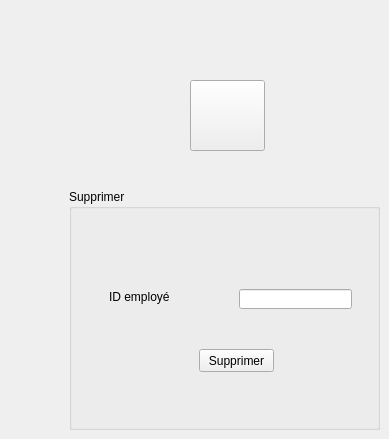
      <widget class="QWidget" name="supprimer">
       <widget class="QGroupBox" name="groupBox_4">
        <property name="geometry">
         <rect>
          <x>69</x>
          <y>189</y>
          <width>311</width>
          <height>241</height>
         </rect>
        </property>
        <property name="title">
         <string>Supprimer</string>
        </property>
        <widget class="QPushButton" name="pushButton_6">
         <property name="geometry">
          <rect>
           <x>130</x>
           <y>160</y>
           <width>75</width>
           <height>23</height>
          </rect>
         </property>
         <property name="text">
          <string>Supprimer</string>
         </property>
        </widget>
        <widget class="QLabel" name="label_13">
         <property name="geometry">
          <rect>
           <x>40</x>
           <y>100</y>
           <width>71</width>
           <height>16</height>
          </rect>
         </property>
         <property name="text">
          <string>ID employé</string>
         </property>
        </widget>
        <widget class="QLineEdit" name="lineEdit_idsupp_2">
         <property name="geometry">
          <rect>
           <x>170</x>
           <y>100</y>
           <width>113</width>
           <height>20</height>
          </rect>
         </property>
        </widget>
       </widget>
       <widget class="QPushButton" name="pushButton_25">
        <property name="geometry">
         <rect>
          <x>190</x>
          <y>80</y>
          <width>75</width>
          <height>71</height>
         </rect>
        </property>
        <property name="styleSheet">
         <string notr="true">border-image: url(:/img/img/logoposte.png);</string>
        </property>
        <property name="text">
         <string/>
        </property>
       </widget>
      </widget>
